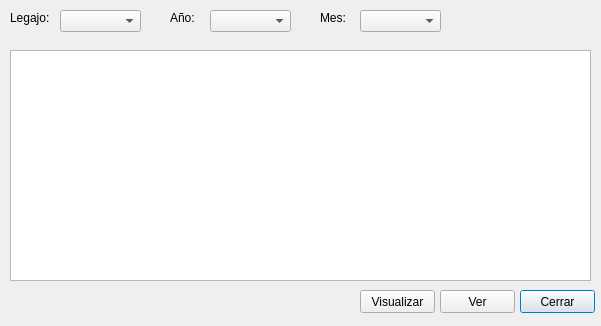
<?xml version="1.0" encoding="UTF-8"?>
<ui version="4.0">
 <class>frm_lista_remoe</class>
 <widget class="QDialog" name="frm_lista_remoe">
  <property name="geometry">
   <rect>
    <x>0</x>
    <y>0</y>
    <width>601</width>
    <height>326</height>
   </rect>
  </property>
  <property name="windowTitle">
   <string>Listado de remuneraciones otros empleos</string>
  </property>
  <widget class="QTableWidget" name="tw_empleados">
   <property name="geometry">
    <rect>
     <x>10</x>
     <y>50</y>
     <width>581</width>
     <height>231</height>
    </rect>
   </property>
  </widget>
  <widget class="QPushButton" name="btn_cerrar">
   <property name="geometry">
    <rect>
     <x>520</x>
     <y>290</y>
     <width>75</width>
     <height>23</height>
    </rect>
   </property>
   <property name="text">
    <string>Cerrar</string>
   </property>
  </widget>
  <widget class="QPushButton" name="btn_ver">
   <property name="geometry">
    <rect>
     <x>440</x>
     <y>290</y>
     <width>75</width>
     <height>23</height>
    </rect>
   </property>
   <property name="text">
    <string>Ver</string>
   </property>
  </widget>
  <widget class="QLabel" name="lbl_0">
   <property name="geometry">
    <rect>
     <x>10</x>
     <y>10</y>
     <width>41</width>
     <height>16</height>
    </rect>
   </property>
   <property name="text">
    <string>Legajo:</string>
   </property>
  </widget>
  <widget class="QComboBox" name="cmb_legajo">
   <property name="geometry">
    <rect>
     <x>60</x>
     <y>10</y>
     <width>81</width>
     <height>22</height>
    </rect>
   </property>
  </widget>
  <widget class="QLabel" name="lbl_1">
   <property name="geometry">
    <rect>
     <x>170</x>
     <y>10</y>
     <width>41</width>
     <height>16</height>
    </rect>
   </property>
   <property name="text">
    <string>Año:</string>
   </property>
  </widget>
  <widget class="QComboBox" name="cmb_year">
   <property name="geometry">
    <rect>
     <x>210</x>
     <y>10</y>
     <width>81</width>
     <height>22</height>
    </rect>
   </property>
  </widget>
  <widget class="QLabel" name="lbl_2">
   <property name="geometry">
    <rect>
     <x>320</x>
     <y>10</y>
     <width>41</width>
     <height>16</height>
    </rect>
   </property>
   <property name="text">
    <string>Mes:</string>
   </property>
  </widget>
  <widget class="QComboBox" name="cmb_mes">
   <property name="geometry">
    <rect>
     <x>360</x>
     <y>10</y>
     <width>81</width>
     <height>22</height>
    </rect>
   </property>
  </widget>
  <widget class="QPushButton" name="btn_visualizar">
   <property name="geometry">
    <rect>
     <x>360</x>
     <y>290</y>
     <width>75</width>
     <height>23</height>
    </rect>
   </property>
   <property name="text">
    <string>Visualizar</string>
   </property>
  </widget>
 </widget>
 <resources/>
 <connections/>
</ui>
